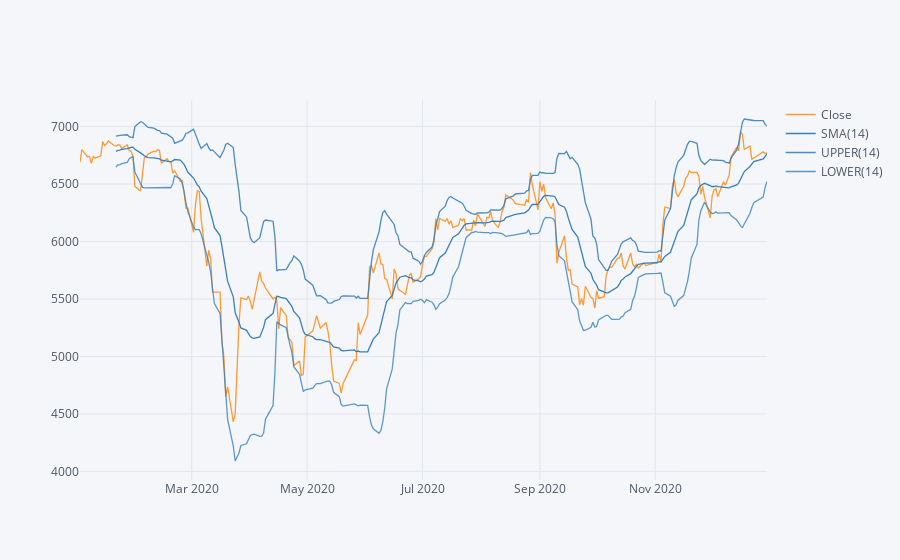

The cell this chart's notebook holds for it:
### Markdown cell above
**Use .ta_plot(study='boll') to create a Bollinger Band Plot for Bank Central Asia for the year 2020.**

### Code cell
BCA['Close'].loc['2020-01-01':'2021-01-01'].ta_plot(study='boll')

### Figure 1 — Plotly figure (JSON) as saved in the notebook; plotly's stock layout.template omitted (floating-point values rounded to 4 significant figures; data arrays with more than 128 entries replaced by an {"elided": "..."} marker saying what was removed)
{"data": [{"line": {"color": "rgba(255, 153, 51, 1.0)", "dash": "solid", "shape": "linear", "width": 1.3}, "mode": "lines", "name": "Close", "text": "", "type": "scatter", "x": {"elided": "242 str values"}, "y": {"elided": "242 int values"}}, {"line": {"color": "rgba(55, 128, 191, 1.0)", "dash": "solid", "shape": "linear", "width": 1.3}, "mode": "lines", "name": "SMA(14)", "text": "", "type": "scatter", "x": {"elided": "242 str values"}, "y": {"elided": "242 mixed values"}}, {"line": {"color": "rgba(55, 128, 191, 0.8999999999999999)", "dash": "solid", "shape": "linear", "width": 1.3}, "mode": "lines", "name": "UPPER(14)", "text": "", "type": "scatter", "x": {"elided": "242 str values"}, "y": {"elided": "242 mixed values"}}, {"line": {"color": "rgba(55, 128, 191, 0.7999999999999998)", "dash": "solid", "shape": "linear", "width": 1.3}, "mode": "lines", "name": "LOWER(14)", "text": "", "type": "scatter", "x": {"elided": "242 str values"}, "y": {"elided": "242 mixed values"}}], "layout": {"legend": {"bgcolor": "#F5F6F9", "font": {"color": "#4D5663"}}, "paper_bgcolor": "#F5F6F9", "plot_bgcolor": "#F5F6F9", "title": {"font": {"color": "#4D5663"}}, "xaxis": {"gridcolor": "#E1E5ED", "showgrid": true, "tickfont": {"color": "#4D5663"}, "title": {"font": {"color": "#4D5663"}, "text": ""}, "zerolinecolor": "#E1E5ED"}, "yaxis": {"gridcolor": "#E1E5ED", "showgrid": true, "tickfont": {"color": "#4D5663"}, "title": {"font": {"color": "#4D5663"}, "text": ""}, "zerolinecolor": "#E1E5ED"}}}
